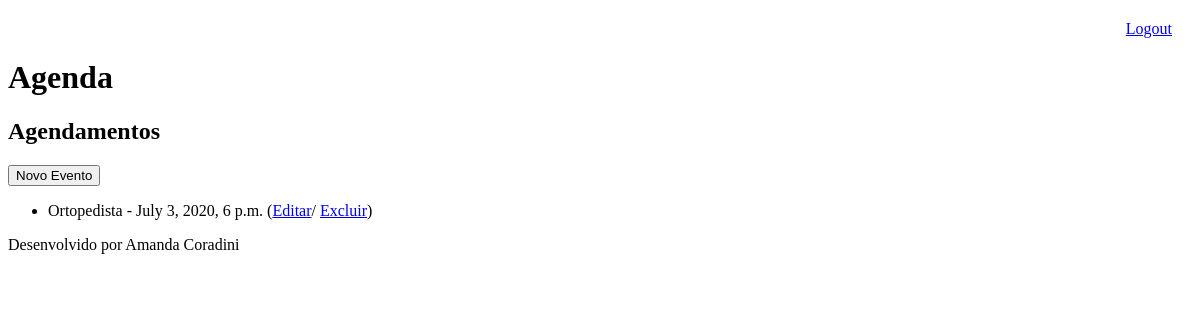
/agenda/ (signed in), run on an earlier commit of the app's database.
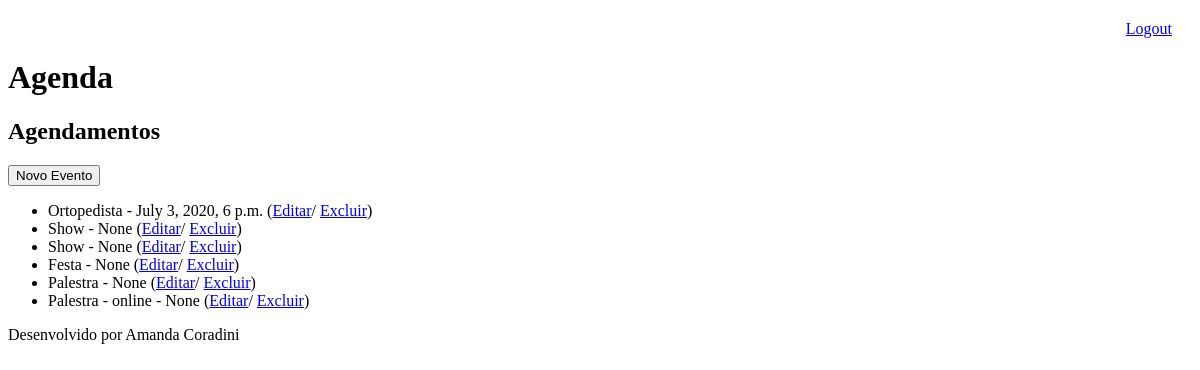
And on a later commit of the database.
### core/models.py (models this page shows, shortened)
class Evento (models.Model):
    titulo = models.CharField(max_length=100)
    descricao = models.TextField(blank=True, null=True)
    data_evento = models.CharField(
        max_length=100, verbose_name='Data do Evento')
    data_criacao = models.DateTimeField(auto_now=True)
    usuario = models.ForeignKey(User, on_delete=models.CASCADE)
    class Meta:
        db_table = 'evento'  # define o nome da tabela

### core/views.py (the view)
# urls.py: path('agenda/', views.lista_eventos),
@login_required(login_url='/login/')
def lista_eventos(request):
    usuario = request.user
    evento = Evento.objects.filter(usuario=usuario)
    dados = {'eventos': evento}
    return render(request, 'agenda.html', dados)

### templates/agenda.html
{% extends "model-page.html" %}
{% block content %}
    <h2>Agendamentos</h2>
    <a href="evento/">
        <button type="button">Novo Evento</button>
    </a>
    <ul>
        {% for evento in eventos %}
            <li>{{ evento.titulo }} - {{ evento.data_evento }}
                (<a href="evento/?id={{ evento.id }}">Editar</a>/
                 <a href="evento/delete/{{ evento.id }}/">Excluir</a>)
            </li>
        {% endfor %}
    </ul>
{% endblock %}

### templates/model-page.html
<!DOCTYPE html>
<html lang="en">
    <head>
        {% include "model-header.html" %}
    </head>
    <body>
        {% block content %} {% endblock %}
        {% include "model-footer.html" %}
    </body>
</html>

### templates/model-header.html (shortened to what this page needs)
    <div align='right' style='margin-right: 20px; margin-top: 20px;'>
        <a href="/logout">Logout</a>
    </div>
    <h1>Agenda</h1>

### templates/model-footer.html
<p>Desenvolvido por Amanda Coradini</p>

What changed in the data, as far as the page shows it:
added Evento: titulo "Show", data_evento "None"
added Evento: titulo "Show", data_evento "None"
added Evento: titulo "Festa", data_evento "None"
added Evento: titulo "Palestra", data_evento "None"
added Evento: titulo "Palestra - online", data_evento "None"
